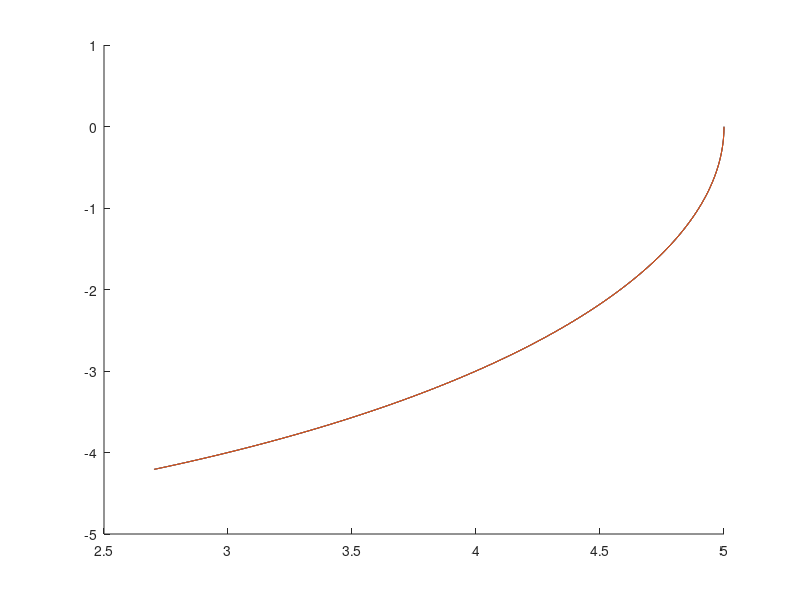

MATLAB code for this plot:
%% Heading
% stick_animation.m
% Author: Jacob Zizmor

%% 
function [ ] = stick_animation()
hip = [0; 0; 0];
t = pi:.01:2*pi;
angle = sin(t);
x = 5*cos(angle);
y = 5*sin(angle);
z = sqrt(x.^2 + y.^2);

knee = [x; y; z];

for i = 0:size(angle)
    hold on;
    %plot3(hip(1,:),hip(2,:), hip(3,:) );
    plot3(knee(1,:),knee(2,:), knee(3,:) );
    drawnow;
    pause(.1)
    hold off;
end


end